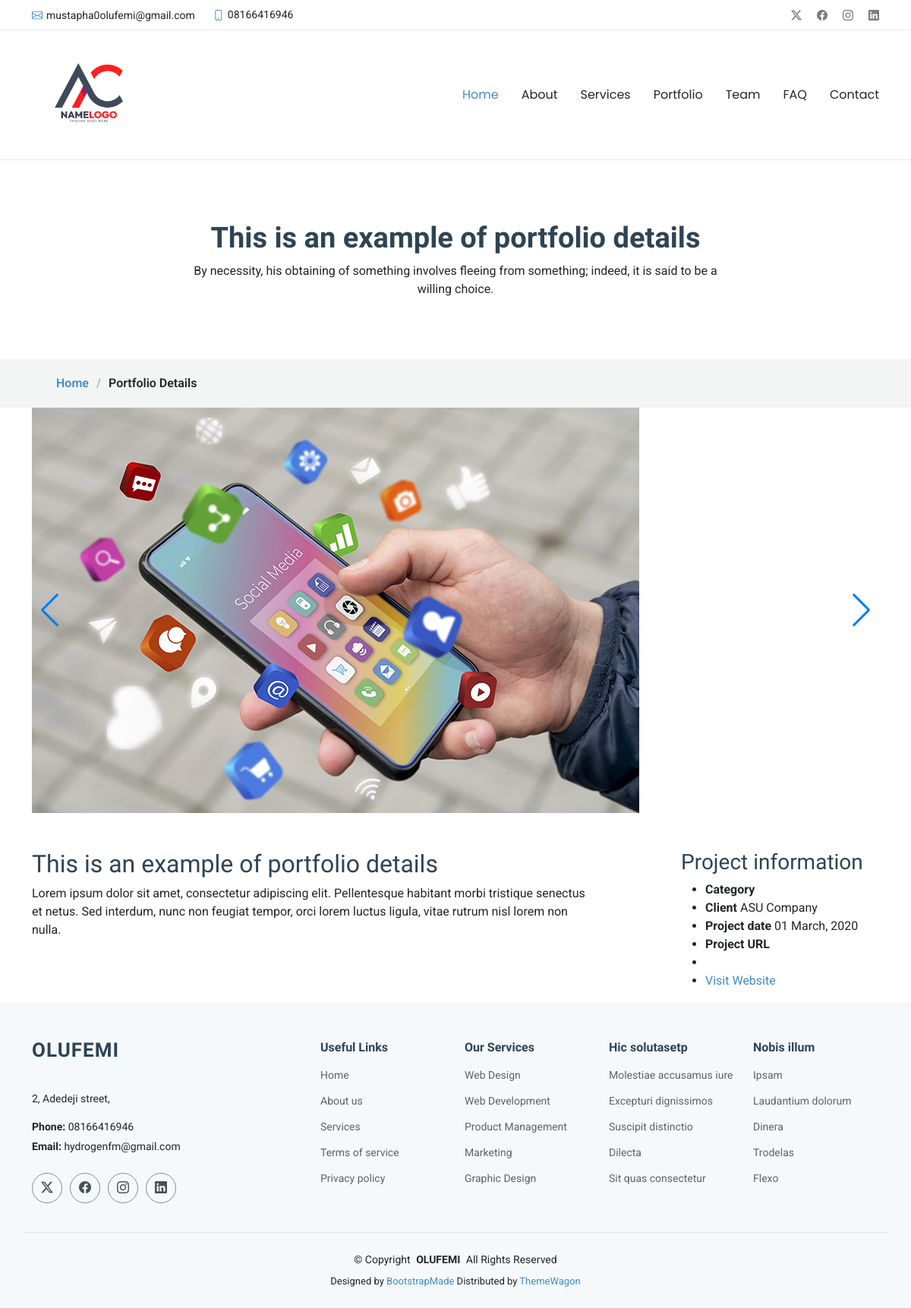
/1/, run on the app's committed database.
### companyapp/models.py (models this page shows, shortened)
class Generalsetting(models.Model):
    favicon = models.ImageField(upload_to='image_favicon', null=True, blank=True)
    logo = models.ImageField(upload_to='image_logo', null=True, blank=True)
    companyname = models.CharField(max_length=100, default='', blank=True)
    email1 = models.EmailField(default='', blank=True)
    email2 = models.EmailField(default='', blank=True)
    phone = models.CharField(default='', blank=True)
    address = models.CharField(max_length=200, default='', blank=True)
    urlx = models.CharField(max_length=100, default='', blank=True)
    urlfacebook = models.CharField(max_length=100, default='', blank=True)
    urlinstagram = models.CharField(max_length=100, default='', blank=True)
    urllikedin = models.TextField(max_length=100, default='', blank=True)

class Portfolio(models.Model):
    catigory = models.CharField(max_length=200, default='', blank=True)
    title = models.CharField(max_length=200, default='', blank=True)
    short_description = models.TextField(max_length=300, default='', blank=True)
    client = models.CharField(max_length=100, default='', blank=True)
    url = models.CharField(max_length=100, default='', blank=True)
    description = models.TextField(max_length=1000, default='', blank=True)
    image = models.ImageField(upload_to='image_portfolio', null=True, blank=True)

### companyapp/views.py (the view)
# urls.py: path('<int:pk>/', views.portfolio_detail, name='portfolio_detail'),
def portfolio_detail(request, pk):
    portfolio_detail = get_object_or_404(Portfolio,pk=pk)
    generalsetting = Generalsetting.objects.filter(id=1).first()
    context = {
        'portfolio_detail': portfolio_detail,
        'generalsetting': generalsetting,
    }
    return render(request, 'companyapp/portfolio_detail.html', context)

### companyapp/templates/companyapp/portfolio_detail.html (shortened to what this page needs)
{% extends 'companyapp/base.html' %}
{% load static %}
{% block content %}
<div class="page-title" data-aos="fade">
  <div class="heading">
    <div class="container">
      <div class="row d-flex justify-content-center text-center">
        <div class="col-lg-8">
          <h1>{{portfolio_detail.title}}</h1>
          <p class="mb-0">{{portfolio_detail.short_description}}</p>
        </div>
      </div>
    </div>
  </div>
  <nav class="breadcrumbs">
    <div class="container">
      <ol>
        <li><a href="{% url 'home'%}">Home</a></li>
        <li class="current">Portfolio Details</li>
      </ol>
    </div>
  </nav>
</div>
  <div class="container" data-aos="fade-up">
    <div class="portfolio-details-slider swiper init-swiper">
      <div class="swiper-wrapper align-items-center">
        <div class="swiper-slide">
          <img src="{{portfolio_detail.image.url}}" alt="" />
        </div>
      </div>
      <div class="swiper-button-prev"></div>
      <div class="swiper-button-next"></div>
    </div>
    <div class="row justify-content-between gy-4 mt-4">
      <div class="col-lg-8" data-aos="fade-up">
        <div class="portfolio-description">
          <h2>{{portfolio_detail.title}}</h2>
          <p>{{portfolio_detail.description}}</p>
        </div>
      </div>
      <div class="col-lg-3" data-aos="fade-up" data-aos-delay="100">
        <div class="portfolio-info">
          <h3>Project information</h3>
          <ul>
            <li><strong>Category</strong> {{portfolio_detail.category}}</li>
            <li><strong>Client</strong> {{portfolio_detail.client}}</li>
            <li><strong>Project date</strong> 01 March, 2020</li>
            <li><strong>Project URL</strong></li>
            <li href="#">{{portfolio.url}}</li>
            <li>
              <a href="#" class="btn-visit align-self-start">Visit Website</a>
            </li>
          </ul>
        </div>
      </div>
    </div>
  </div>
{% endblock %}

### companyapp/templates/companyapp/base.html (shortened to what this page needs)
{% load static %}
<!DOCTYPE html>
<html lang="en">
  <head>
    <link
      href="{% static 'companyapp/assets/vendor/bootstrap/css/bootstrap.min.css' %}"
      rel="stylesheet"
    />
    <link
      href="{% static 'companyapp/assets/vendor/bootstrap-icons/bootstrap-icons.css' %}"
      rel="stylesheet"
    />
    <link href="{% static 'companyapp/assets/vendor/aos/aos.css' %}" rel="stylesheet" />
    <link
      href="{% static 'companyapp/assets/vendor/glightbox/css/glightbox.min.css' %}"
      rel="stylesheet"
    />
    <link href="{% static 'companyapp/assets/vendor/swiper/swiper-bundle.min.css' %}" rel="stylesheet" />
    <link href="{% static 'companyapp/assets/css/main.css' %}" rel="stylesheet" />
  </head>
  <body class="index-page">
    <header id="header" class="header sticky-top">
      <div class="topbar d-flex align-items-center">
        <div
          class="container d-flex justify-content-center justify-content-md-between"
        >
          <div class="contact-info d-flex align-items-center">
            <i class="bi bi-envelope d-flex align-items-center"
              ><a href="mailto:contact@example.com">{{ generalsetting.email1 }}</a></i
            >
            <i class="bi bi-phone d-flex align-items-center ms-4"
              ><span>{{ generalsetting.phone }}</span></i
            >
          </div>
          <div class="social-links d-none d-md-flex align-items-center">
            <a href="{{ generalsetting.urlx }}" class="twitter"><i class="bi bi-twitter-x"></i></a>
            <a href="{{ generalsetting.urlfacebook }}" class="facebook"><i class="bi bi-facebook"></i></a>
            <a href="{{ generalsetting.urlinstagram }}" class="instagram"><i class="bi bi-instagram"></i></a>
            <a href="{{ generalsetting.urllinkedin}}" class="linkedin"><i class="bi bi-linkedin"></i></a>
          </div>
        </div>
      </div>
      <div class="branding d-flex align-items-cente">
        <div
          class="container position-relative d-flex align-items-center justify-content-between"
        >
          <a href="index.html" class="logo d-flex align-items-center">
            <img src="{{ generalsetting.logo.url }}" alt="">
          </a>
          <nav id="navmenu" class="navmenu">
            <ul>
              <li><a href="#hero" class="active">Home</a></li>
              <li><a href="#about">About</a></li>
              <li><a href="#services">Services</a></li>
              <li><a href="#portfolio">Portfolio</a></li>
              <li><a href="#team">Team</a></li>
              <li><a href="#faq">FAQ</a></li>
              <li><a href="#contact">Contact</a></li>
            </ul>
          </nav>
        </div>
      </div>
    </header>
    <main class="main">
        {% block content %}
        {% endblock %}
    </main>
    <footer id="footer" class="footer light-background">
      <div class="container footer-top">
        <div class="row gy-4">
          <div class="col-lg-4 col-md-6 footer-about">
            <a href="index.html" class="logo d-flex align-items-center">
              <span class="sitename">{{ generalsetting.companyname }}</span>
            </a>
            <div class="footer-contact pt-3">
              <p>{{ generalsetting.address }}</p>
              <p class="mt-3">
                <strong>Phone:</strong> <span>{{ generalsetting.phone }}</span>
              </p>
              <p><strong>Email:</strong> <span>{{ generalsetting.email2 }}</span></p>
            </div>
            <div class="social-links d-flex mt-4">
              <a href="{{ generalsetting.urlx}}"><i class="bi bi-twitter-x"></i></a>
              <a href="{{ generalsetting.urlfacebook }}"><i class="bi bi-facebook"></i></a>
              <a href="{{ generalsetting.urlinstagram }}"><i class="bi bi-instagram"></i></a>
              <a href="{{ generalsetting.urllinkedin}}"><i class="bi bi-linkedin"></i></a>
            </div>
          </div>
          <div class="col-lg-2 col-md-3 footer-links">
            <h4>Useful Links</h4>
            <ul>
              <li><a href="#">Home</a></li>
              <li><a href="#">About us</a></li>
              <li><a href="#">Services</a></li>
              <li><a href="#">Terms of service</a></li>
              <li><a href="#">Privacy policy</a></li>
            </ul>
          </div>
          <div class="col-lg-2 col-md-3 footer-links">
            <h4>Our Services</h4>
            <ul>
              <li><a href="#">Web Design</a></li>
              <li><a href="#">Web Development</a></li>
              <li><a href="#">Product Management</a></li>
              <li><a href="#">Marketing</a></li>
              <li><a href="#">Graphic Design</a></li>
            </ul>
          </div>
          <div class="col-lg-2 col-md-3 footer-links">
            <h4>Hic solutasetp</h4>
            <ul>
              <li><a href="#">Molestiae accusamus iure</a></li>
              <li><a href="#">Excepturi dignissimos</a></li>
              <li><a href="#">Suscipit distinctio</a></li>
              <li><a href="#">Dilecta</a></li>
              <li><a href="#">Sit quas consectetur</a></li>
            </ul>
          </div>
          <div class="col-lg-2 col-md-3 footer-links">
            <h4>Nobis illum</h4>
            <ul>
              <li><a href="#">Ipsam</a></li>
              <li><a href="#">Laudantium dolorum</a></li>
              <li><a href="#">Dinera</a></li>
              <li><a href="#">Trodelas</a></li>
              <li><a href="#">Flexo</a></li>
            </ul>
          </div>
        </div>
      </div>
      <div class="container copyright text-center mt-4">
        <p>
          © <span>Copyright</span> <strong class="px-1 sitename">{{ generalsetting.companyname }}</strong>
          <span>All Rights Reserved</span>
        </p>
        <div class="credits">
          Designed by
          <a href="https://bootstrapmade.com/">BootstrapMade</a> Distributed by
          <a href="https://themewagon.com" target="_blank">ThemeWagon</a>
        </div>
      </div>
    </footer>
  </body>
</html>

### data on the page
Generalsetting: email1 "mustapha0olufemi@gmail.com", phone "08166416946", logo (picture), companyname "OLUFEMI", address "2, Adedeji street,", email2 "hydrogenfm@gmail.com"
Portfolio: title "This is an example of portfolio details", short_description "By necessity, his obtaining of something involves fleeing from something; indeed, it is said to be a willing choice.", image (picture), description "Lorem ipsum dolor sit amet, consectetur adipiscing elit. Pellentesque habitant morbi tristique senectus et netus. Sed interdum, nunc non feugiat tempor, orci lorem luctus ligula, vitae rutrum nisl lorem non nulla.", client "ASU Company"
